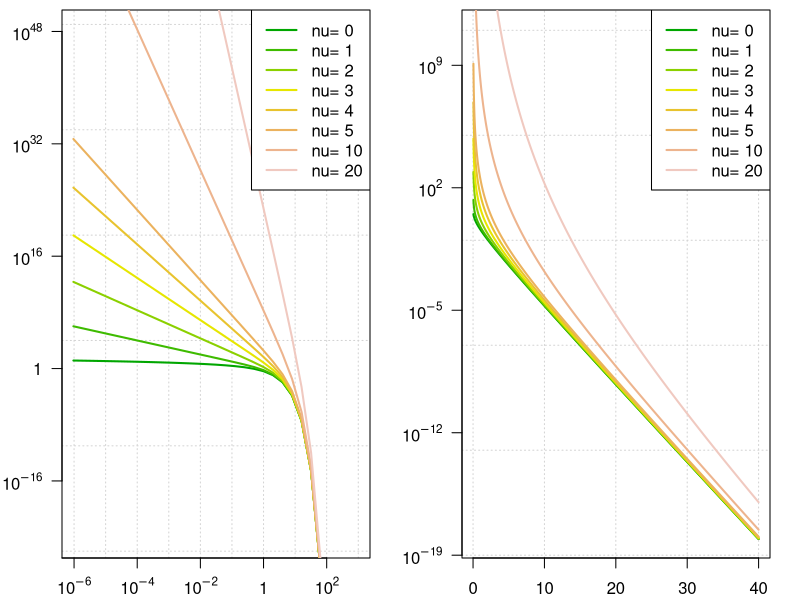

Write R code to recreate this figure.
pdf(file = "bessel.pdf",width = 7*1.5,height = 3*1.5)

# 贝塞尔函数图像
par(mfrow = c(1,2),mar = c(2.1, 3.1, 0.5, 1.5))
x0 <- 2^(-20:10)
nus <- c(0:5, 10, 20)
x <- seq(0, 4, length.out = 501)

plot(x0, x0^-8,
  log = "xy", xaxt = "n",
  yaxt = "n", type = "n", ann = FALSE, panel.first = grid()
) # x 和 y 轴都取对数

axis(1,
  at = c(1e-08, 1e-06, 1e-04, 1e-02, 1, 1e+02),
  labels = expression(10^-8, 10^-6, 10^-4, 10^-2, 1, 10^2)
)
axis(2,
  at = c(1e-16, 1, 1e+16, 1e+32, 1e+48),
  labels = expression(10^-16, 1, 10^16, 10^32, 10^48), las = 1
)

cols <- terrain.colors(9) # RColorBrewer::brewer.pal(9,name = "Set3")
for (i in seq(length(nus)))
  lines(x0, besselK(x0, nu = nus[i]), col = cols[i], lwd = 2)
legend("topright",legend = paste("nu=", nus),col = cols, lwd = 2)

# 数据变化范围太大，因此横纵坐标轴都取了以10为底的对数，数据可以紧凑的在一张图内展示
x <- seq(0, 40, length.out = 801)
x <- x[x > 0]
plot(x, x,
  ylim = c(1e-18, 1e11), log = "y", yaxt = "n",
  type = "n", ann = FALSE, panel.first = grid()
)
axis(2,
  at = c(1e-19, 1e-12, 1e-05, 1e+02, 1e+09),
  labels = expression(10^-19, 10^-12, 10^-5, 10^2, 10^9), las = 1
)

for (i in seq(length(nus)))
  lines(x, besselK(x, nu = nus[i]), col = cols[i], lwd = 2)
legend("topright", legend = paste("nu=", nus), col = cols, lwd = 2)

dev.off()
